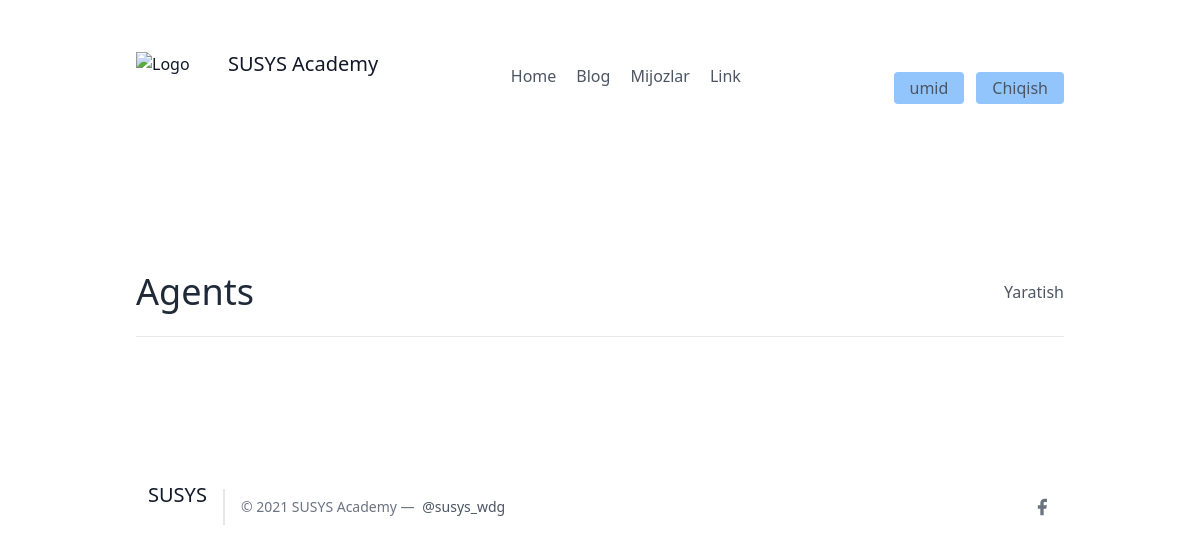
/agents/ (signed in), run on an earlier commit of the app's database.
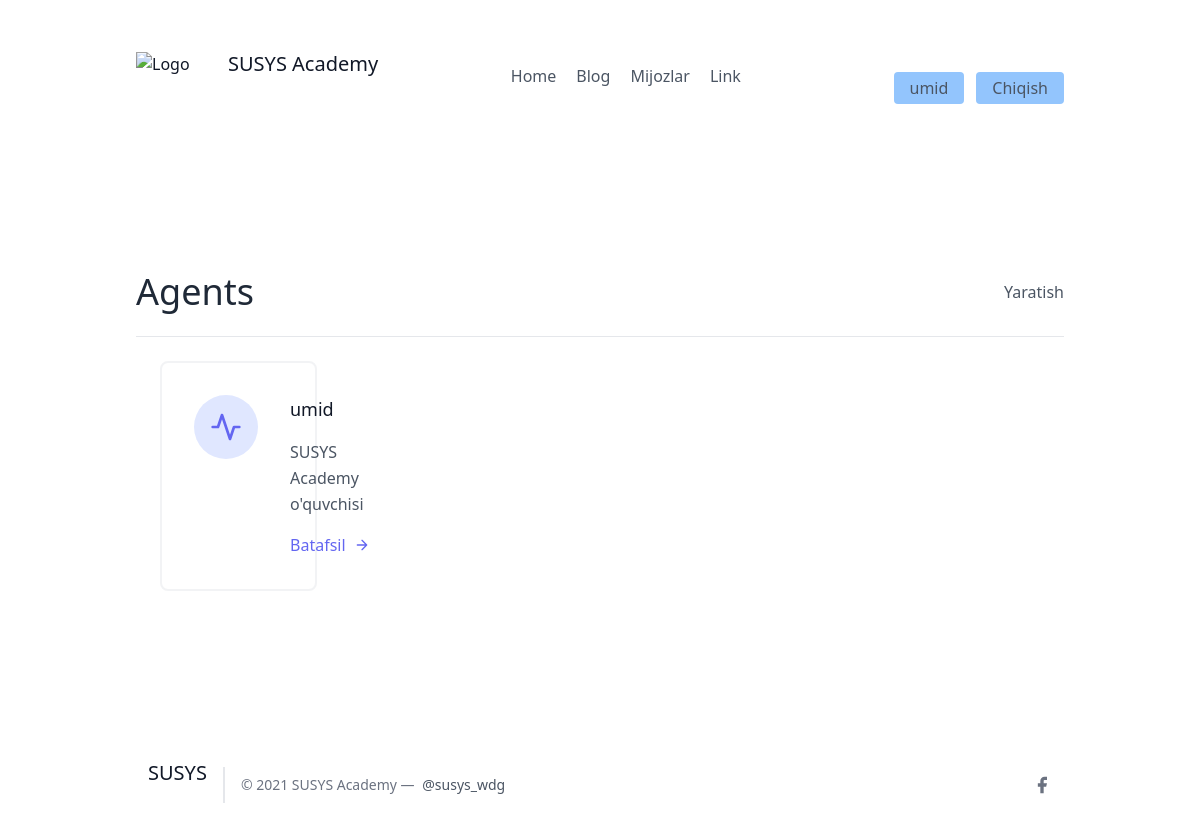
And on a later commit of the database.
### leads/models.py (models this page shows, shortened)
class User(AbstractUser):
    pass

class Agent(models.Model):
    user = models.OneToOneField(User, on_delete=models.CASCADE)
    profile = models.ForeignKey(UserProfile, on_delete=models.CASCADE)

### agents/views.py (the view)
# urls.py: path('', AgentListView.as_view(), name='agent-view')
class AgentListView(LoginRequiredMixin, generic.ListView):
    template_name = 'agents/list.html'
    def get_queryset(self):
        return Agent.objects.all()

### agents/templates/agents/list.html (shortened to what this page needs)
{% extends 'base.html' %}
{% block content %}
<section class="text-gray-600 body-font">
    <div class="container px-5 py-24 mx-auto flex flex-wrap">
        <div class="w-full py-6 flex justify-between items-center border-b border-gray-200">
            <div>
                <h1 class="text-4xl text-gray-800">Agents</h1>
            </div>
            <div>
                <a class="y=text-gray-500 hover:text-blue-700" href="{% url 'leads:lead-create' %}">Yaratish</a>
            </div>
        </div>
        <div class="flex flex-wrap">
            {% for agent in object_list %}
            <div class="p-4 lg:w-1/2 md:w-full">
                <div class="flex border-2 rounded-lg border-gray-200 border-opacity-50 p-8 sm:flex-row flex-col">
                    <div class="w-16 h-16 sm:mr-8 sm:mb-0 mb-4 inline-flex items-center justify-center rounded-full bg-indigo-100 text-indigo-500 flex-shrink-0">
                        <svg fill="none" stroke="currentColor" stroke-linecap="round" stroke-linejoin="round" stroke-width="2" class="w-8 h-8" viewBox="0 0 24 24">
                            <path d="M22 12h-4l-3 9L9 3l-3 9H2"></path>
                        </svg>
                    </div>
                    <div class="flex-grow">
                        <h2 class="text-gray-900 text-lg title-font font-medium mb-3">{{ agent.user.username }}</h2>
                        <p class="leading-relaxed text-base">SUSYS Academy o'quvchisi</p>
                        <a href="" class="mt-3 text-indigo-500 inline-flex items-center">Batafsil
                            <svg fill="none" stroke="currentColor" stroke-linecap="round" stroke-linejoin="round" stroke-width="2" class="w-4 h-4 ml-2" viewBox="0 0 24 24">
                                <path d="M5 12h14M12 5l7 7-7 7"></path>
                            </svg>
                        </a>
                    </div>
                </div>
            </div>
            {% endfor %}
        </div>
    </div>
</section>
{% endblock %}

### frontend/base.html (shortened to what this page needs)
<!DOCTYPE html>
<html lang="en">
<head>
    <link href="https://cdn.jsdelivr.net/npm/bootstrap@5.0.2/dist/css/bootstrap.min.css" rel="stylesheet">
    <link href="https://unpkg.com/tailwindcss@^2/dist/tailwind.min.css" rel="stylesheet">
</head>
<body>
    {% include 'details/navbar.html' %}
    <div class="max-w-5xl mx-auto">
        {% block content %}
        {% endblock %}
    </div>
    {% include 'details/footer.html' %}
</body>
</html>

### frontend/details/navbar.html (shortened to what this page needs)
{% load static %}
<header class="text-gray-600 body-font">
  <div class="container mx-auto flex flex-wrap p-5 flex-col md:flex-row items-center">
    <a class="flex title-font font-medium items-center text-gray-900 mb-4 md:mb-0">
      <img src="{% static 'img/logo-dark.png' %}" style="width: 80px;" alt="Logo">
      <span class="ml-3 text-xl">SUSYS Academy</span>
    </a>
    <nav class="md:ml-auto md:mr-auto flex flex-wrap items-center text-base justify-center">
      <a href="/" class="mr-5 hover:text-gray-900">Home</a>
      <a class="mr-5 hover:text-gray-900">Blog</a>
      <a href="/leads/" class="mr-5 hover:text-gray-900">Mijozlar</a>
      <a class="mr-5 hover:text-gray-900">Link</a>
    </nav>
    {% if request.user.is_authenticated %}
    <button class="inline-flex items-center bg-blue-300 border-0 py-1 px-3 focus:outline-none hover:bg-blue-200 rounded text-base mt-4 md:mt-0">
      {{ request.user.username }}
    </button>
    <button class="ml-3 inline-flex items-center bg-blue-300 border-0 py-1 px-3 focus:outline-none hover:bg-blue-200 rounded text-base mt-4 md:mt-0">
      <a href="{% url 'leads:logout' %}">
        Chiqish
      </a>
    </button>
    {% else %}
    <button class="inline-flex items-center bg-blue-300 border-0 py-1 px-3 focus:outline-none hover:bg-blue-200 rounded text-base mt-4 md:mt-0">
      <a href="{% url 'leads:login' %}">
        Kirish
      </a>
    </button>
    {% endif %}
  </div>
</header>

### frontend/details/footer.html (shortened to what this page needs)
{% load static %}
    <footer class="text-gray-600 body-font">
    <div class="container px-5 py-8 mx-auto flex items-center sm:flex-row flex-col">
      <a class="flex title-font font-medium items-center md:justify-start justify-center text-gray-900">
        <span class="ml-3 text-xl">SUSYS</span>
      </a>
      <p class="text-sm text-gray-500 sm:ml-4 sm:pl-4 sm:border-l-2 sm:border-gray-200 sm:py-2 sm:mt-0 mt-4">© 2021 SUSYS Academy —
        <a href="https://twitter.com/knyttneve" class="text-gray-600 ml-1" rel="noopener noreferrer" target="_blank">@susys_wdg</a>
      </p>
      <span class="inline-flex sm:ml-auto sm:mt-0 mt-4 justify-center sm:justify-start">
        <a class="text-gray-500">
          <svg fill="currentColor" stroke-linecap="round" stroke-linejoin="round" stroke-width="2" class="w-5 h-5" viewBox="0 0 24 24">
            <path d="M18 2h-3a5 5 0 00-5 5v3H7v4h3v8h4v-8h3l1-4h-4V7a1 1 0 011-1h3z"></path>
          </svg>
        </a>

What changed in the data, as far as the page shows it:
added Agent: user.username "umid"
